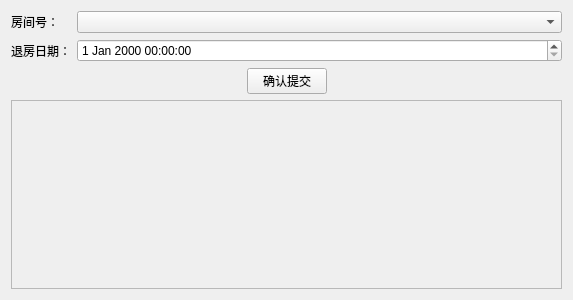
<?xml version="1.0" encoding="UTF-8"?>
<ui version="4.0">
 <class>KRoomCheckOut</class>
 <widget class="QWidget" name="KRoomCheckOut">
  <property name="geometry">
   <rect>
    <x>0</x>
    <y>0</y>
    <width>573</width>
    <height>300</height>
   </rect>
  </property>
  <property name="windowTitle">
   <string>Form</string>
  </property>
  <layout class="QGridLayout" name="gridLayout_2">
   <item row="0" column="0">
    <layout class="QGridLayout" name="gridLayout">
     <item row="1" column="0">
      <widget class="QTextEdit" name="m_text_info">
       <property name="enabled">
        <bool>false</bool>
       </property>
      </widget>
     </item>
     <item row="0" column="0">
      <layout class="QVBoxLayout" name="verticalLayout">
       <item>
        <layout class="QFormLayout" name="formLayout">
         <item row="0" column="0">
          <widget class="QLabel" name="label">
           <property name="text">
            <string>房间号：</string>
           </property>
          </widget>
         </item>
         <item row="0" column="1">
          <widget class="QComboBox" name="m_room_box"/>
         </item>
         <item row="1" column="0">
          <widget class="QLabel" name="label_2">
           <property name="text">
            <string>退房日期：</string>
           </property>
          </widget>
         </item>
         <item row="1" column="1">
          <widget class="QDateTimeEdit" name="m_check_out_time"/>
         </item>
        </layout>
       </item>
       <item>
        <layout class="QHBoxLayout" name="horizontalLayout">
         <item>
          <spacer name="horizontalSpacer">
           <property name="orientation">
            <enum>Qt::Horizontal</enum>
           </property>
           <property name="sizeHint" stdset="0">
            <size>
             <width>40</width>
             <height>20</height>
            </size>
           </property>
          </spacer>
         </item>
         <item>
          <widget class="QPushButton" name="m_room_btn">
           <property name="text">
            <string>确认提交</string>
           </property>
          </widget>
         </item>
         <item>
          <spacer name="horizontalSpacer_2">
           <property name="orientation">
            <enum>Qt::Horizontal</enum>
           </property>
           <property name="sizeHint" stdset="0">
            <size>
             <width>40</width>
             <height>20</height>
            </size>
           </property>
          </spacer>
         </item>
        </layout>
       </item>
      </layout>
     </item>
    </layout>
   </item>
  </layout>
 </widget>
 <resources/>
 <connections/>
</ui>
